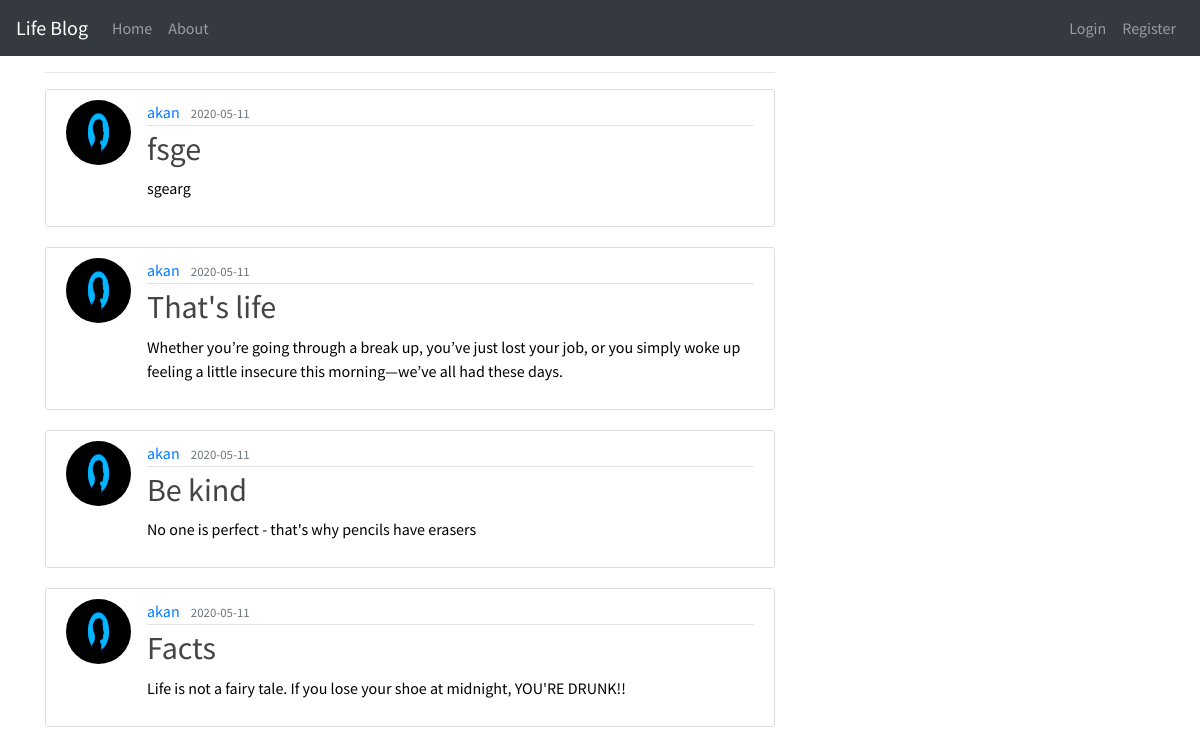
The page / on the database its author committed.
### app/models.py (models this page shows, shortened)
class Post(db.Model):
    id = db.Column(db.Integer, primary_key = True)
    title = db.Column(db.String(100), nullable = False)
    date_posted = db.Column(db.DateTime, nullable = False, default = datetime.utcnow)
    content = db.Column(db.Text, nullable =False)
    user_id = db.Column(db.Integer, db.ForeignKey('user.id'), nullable = False)
    comments = db.relationship('Comment', backref='post', lazy=True)

class User(db.Model, UserMixin):
    id = db.Column(db.Integer, primary_key = True)
    username = db.Column(db.String(20), unique= True, nullable = False )
    email = db.Column(db.String(120), unique= True, nullable = False )
    image_file = db.Column(db.String(20), nullable = False, default = 'default.jpeg' )
    password = db.Column(db.String(60), nullable = False )
    posts = db.relationship('Post', backref = 'author', lazy = True)

### app/main/views.py (the view)
@main.route("/")
@main.route("/home")
def home():
    page = request.args.get('page', 1, type=int)
    posts = Post.query.order_by(Post.date_posted.desc()).paginate(page=page, per_page=5)
    return render_template('home.html', posts=posts)

### app/templates/home.html
{% extends 'index.html' %}
{% block content %}
<hr>
{% for post in posts.items %}
<article class="media content-section">
    <img class="rounded-circle article-img"
        src="{{ url_for('static', filename='css/images/'  + post.author.image_file) }}">
    <div class="media-body">
        <div class="article-metadata">
            <a class="mr-2"
                href="{{ url_for('users.user_posts', username=post.author.username) }}">{{ post.author.username }}</a>
            <small class="text-muted">{{ post.date_posted.strftime('%Y-%m-%d') }}</small>
        </div>
        <h2><a class="article-title" href="{{ url_for('posts.post', post_id=post.id) }}">{{ post.title }}</a></h2>
        <p class="article-content">{{ post.content }}</p>
    </div>
</article>
{% endfor %}
{% endblock %}

### app/static/css/styles.css (style rules this page uses)
body { background-image: url("https://bit.ly/30C8bHA"); color: black; background-repeat: no-repeat; background-size: cover; font-family: 'Source Sans Pro', sans-serif; }
.content-section { background: #ffffff; padding: 10px 20px; border: 1px solid #dddddd; border-radius: 3px; margin-bottom: 20px; }
.article-title { color: #444444; }
.article-content { white-space: pre-line; }
.article-img { height: 65px; width: 65px; margin-right: 16px; }
.article-metadata { padding-bottom: 1px; margin-bottom: 4px; border-bottom: 1px solid #e3e3e3 }

### rows shown on the page
Post: image_file (placeholder picture), author.username "akan", date_posted "2020-05-11", title "fsge", content "sgearg"
Post: image_file (placeholder picture), author.username "akan", date_posted "2020-05-11", title "That's life", content "Whether you’re going through a break up, you’ve just lost your job, or you simply woke up feeling a little insecure this morning—we’ve all had these days."
Post: image_file (placeholder picture), author.username "akan", date_posted "2020-05-11", title "Be kind", content "No one is perfect - that's why pencils have erasers"
Post: image_file (placeholder picture), author.username "akan", date_posted "2020-05-11", title "Facts", content "Life is not a fairy tale. If you lose your shoe at midnight, YOU'RE DRUNK!!"
